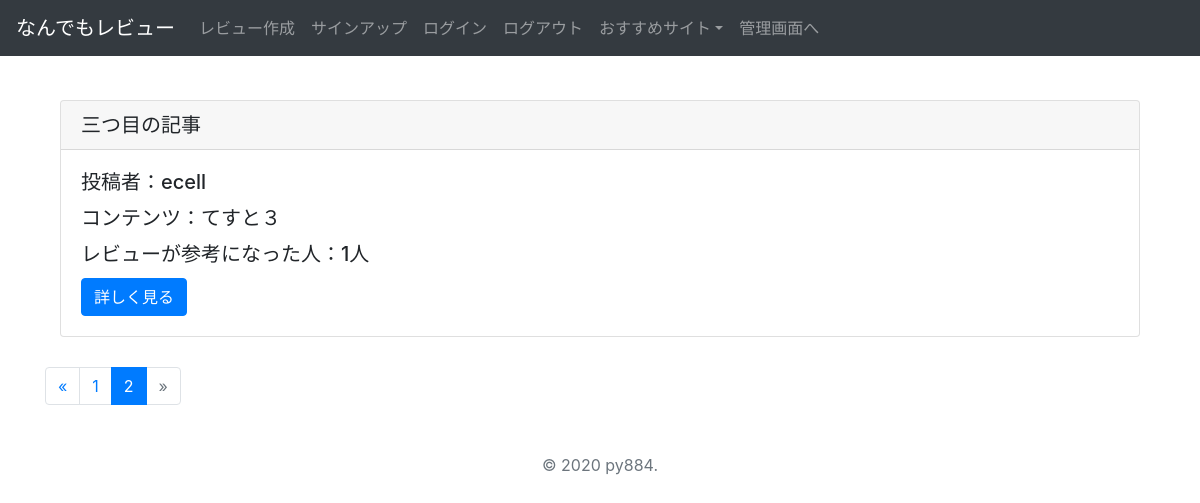
Page /?page=2 (signed in) on the committed database.
### reviewpost/models.py (models this page shows)
class ReviewModel(models.Model):
    title=models.CharField(max_length=100)
    content=models.TextField()
    author=models.ForeignKey(User,on_delete=models.CASCADE)
    images=models.ImageField(upload_to='')
    useful_review=models.IntegerField(null=True,blank=True,default=0)
    useful_review_record=models.TextField()
    evaluation=models.CharField(max_length=10,choices=EVALUATION_CHOICE)

### reviewpost/views.py (the view)
# urls.py: path('', listview,name='list'),
@login_required
def listview(request):
    object_list=ReviewModel.objects.all()
    paginator = Paginator(object_list, 2)
    page = request.GET.get('page',1) # default値を設定
    page_range = paginator.page_range   #add
    articles = paginator.get_page(page) # page(page)を get_page(page)に変更
    return render(request,'list.html',{
        'page': int(page),
        'page_range':page_range,
        "articles":articles,
        })

### templates/list.html
{% extends 'base.html' %}
{% load static %}
{% block header %}
<link rel="stylesheet" href="{% static '/css/style.css' %}">
{% endblock header %}
{% block content %}
<div class="container">
    {% for item in articles %}
    <div class="card">
        <h5 class="card-header">{{item.title}}</h5>
        <div class="card-body">
            <h5 class="card-title">投稿者：{{item.author}}</h5>
            <h5 class="card-title">コンテンツ：{{item.content | truncatechars:10 }}</h5>
            <h5 class="card-title">レビューが参考になった人：{{item.useful_review}}人</h5>
            <a href="{% url 'detail' item.pk %}" class="btn btn-primary">詳しく見る</a>
        </div>
    </div>
    {% endfor %}
</div>
{% include "pagination.html" with object_page=articles page=page page_range=page_range %}
{% endblock content %}

### static/css/style.css (style rules this page uses)
.card { margin-bottom: 30px; }
.container { margin-top: 100px; }

### rows in the picture
ReviewModel: title "三つ目の記事", author "ecell", content "てすと３", useful_review "1"
